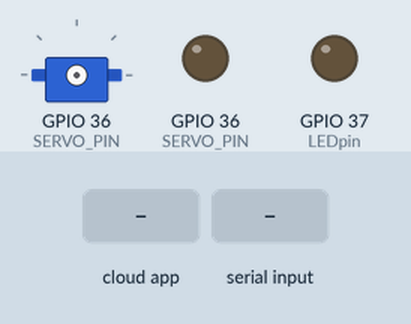
Bench run of a sketch on a simulated ESP32. Parts: servo, output pins drawn as LEDs (lit = HIGH). The inputs (shaded band) are chosen by the test bench. WiFi joins after 1.5 s; servers stay silent unless stated; no MQTT or app messages arrive unless stated; servo pulses on a pin are drawn as a servo (544–2400 µs = 0–180°); pins used as bus, display or sensor lines are not drawn; what the sketch prints to the serial monitor is not drawn.

Above: at 2.7 s.
2.8 s: the phone or cloud app sets sendit to 0
At 4.2 s:
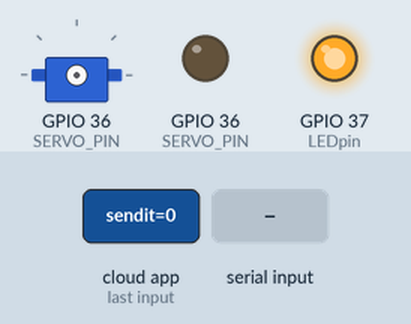
9.3 s: the phone or cloud app sets topic to 0
At 10.5 s:
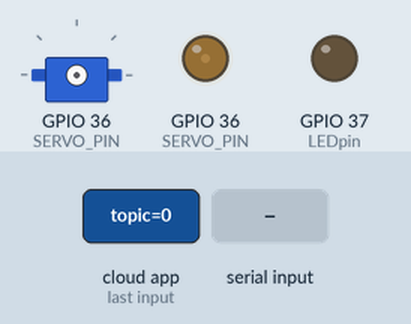
10.8 s: "90,45,200\n" received over Serial
At 20.0 s:
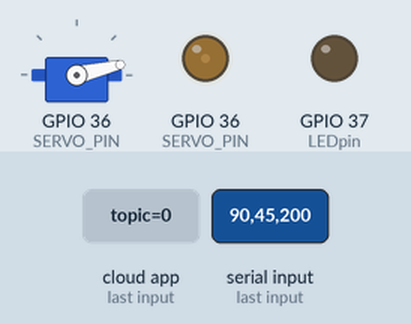
20.8 s: the phone or cloud app sets sendit to 1
At 21.5 s:
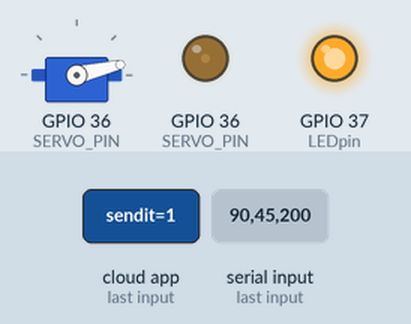
27.3 s: "30,150,10\n" received over Serial
At 36.4 s:
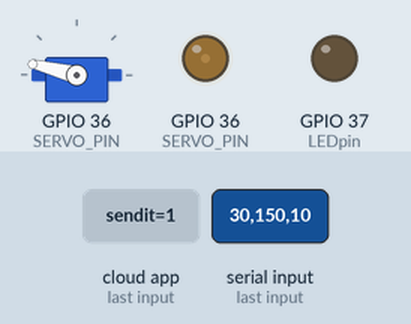
37.3 s: the phone or cloud app sets sendit to 0
At 37.8 s:
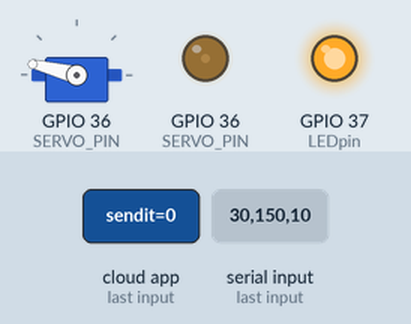
Timing chart, 0 to 43.8 s (numbered marks = the images above; inputs shaded):
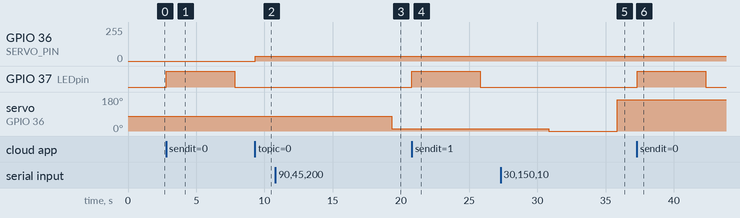

Measured:
- after the input at 2.8 s, GPIO 37 (LEDpin): LOW → HIGH at once, → LOW 5.0 s later
- after the input at 9.3 s, GPIO 36 (SERVO_PIN): 0/255 → 35/255 at once
- after the input at 10.8 s, servo on GPIO 36 (SERVO_PIN): 79° → 13° after 8.5 s
- after the input at 20.8 s, GPIO 37 (LEDpin): LOW → HIGH at once, → LOW 5.0 s later
- after the input at 27.3 s, servo on GPIO 36 (SERVO_PIN): 13° → 0° after 3.5 s, → 166° 5.0 s later
- after the input at 37.3 s, GPIO 37 (LEDpin): LOW → HIGH at once, → LOW 5.0 s later

The sketch:

inital_mqtt_test_2020.ino
```cpp
#include <WiFi.h>
#include "Adafruit_MQTT.h"
#include "Adafruit_MQTT_Client.h"
#define LEDpin A1
#define BASE_STEP      0              // ...it's actually '1',
#define SERVO_STEPS 8888              // number of servo steps
#define ROTATION     180              // servo rotational range
#define RESOLUTION    16              // 16-bit timer resolution
#define LED_CHANNEL    1              // channel 1
#define FREQUENCY     50              // 50 Hz PWM
#define SERVO_PIN     A0              // servo signal-connection pin

#define WLAN_SSID      "TaveRidge"
#define WLAN_PASS       "4uXdoggy!"

const char *ssid = "ESPecially not your network";
const char *password = "ilovemycactus";


//#define MQTT_SERVER     "10.0.0.91"  //Local
#define MQTT_SERVER     "10.0.0.72"                 // URL to the RPi running MQTT
#define MQTT_SERVERPORT 1883                              // MQTT service port
#define MQTT_USERNAME   ""
#define MQTT_PASSWORD   ""

WiFiClient client;
Adafruit_MQTT_Client mqtt( &client, MQTT_SERVER, MQTT_SERVERPORT, MQTT_USERNAME, MQTT_PASSWORD);

Adafruit_MQTT_Publish test = Adafruit_MQTT_Publish( &mqtt, "topic/test");

Adafruit_MQTT_Subscribe pull = Adafruit_MQTT_Subscribe( &mqtt, "topic/sendit/", MQTT_QOS_1 );
Adafruit_MQTT_Subscribe all_pull = Adafruit_MQTT_Subscribe( &mqtt, "topic",  MQTT_QOS_1);


void setup() {
  // put your setup code here, to run once:
  Serial.begin( 115200 );
  pinMode(LEDpin, OUTPUT);
  digitalWrite(LEDpin, LOW);
  ledcSetup( LED_CHANNEL, FREQUENCY, RESOLUTION );
  ledcAttachPin( SERVO_PIN, LED_CHANNEL );
  Serial.print("Connecting to ");
  Serial.println(WLAN_SSID);

  WiFi.begin(WLAN_SSID, WLAN_PASS);
  while (WiFi.status() != WL_CONNECTED) {
    delay(500);
    Serial.print(".");
  }
  Serial.println();

  Serial.println("WiFi connected");
  Serial.println("Trying to connect to: ");
  Serial.println(MQTT_SERVER);
  Serial.println(" ");
  mqtt.subscribe(&pull);
  mqtt.subscribe(&all_pull);


}

void loop() {
  Serial.print("looping ");
  Serial.print("");
  digitalWrite(LEDpin, LOW);
  // put your main code here, to run repeatedly:
  if ( Serial.available() > 0 )       // set servo to serial iput value
  {

    servoPos( Serial.parseInt() );
    test.publish("test push");

  }
  MQTT_connect();
  Adafruit_MQTT_Subscribe *subscription;

  while ((subscription = mqtt.readSubscription(5000))){
    Serial.print("listening   ");
    if (subscription == &pull){
      Serial.print("pulling  ");
      int servo = atoi((char *)pull.lastread);
      servoPos(servo);
      test.publish("pull from subscribing works");
      test.publish(servo);
      Serial.print(servo);
      digitalWrite(LEDpin, HIGH);

    }
    if (subscription == &all_pull){
       int servo = atoi((char *)pull.lastread);
       Serial.print("pulling");
       Serial.print((char *)all_pull.lastread);
       servoPos(180);
    }

  }
  Serial.print("after   ");
}
void sweep( int t )
{
   for ( int i = BASE_STEP ; i <= SERVO_STEPS ; i += 100 )
   {
      ledcWrite( LED_CHANNEL, i );
      delay( t );
   }
   for ( int i = SERVO_STEPS ; i >= BASE_STEP ; i -= 100 )
   {
      ledcWrite( LED_CHANNEL, i );
      delay( t );
   }
}

void servoPos( int p )
{
  int value = (float)SERVO_STEPS / (float)ROTATION * (float)p;
  ledcWrite( LED_CHANNEL, value );

  if ( p > 0 )
  {
    Serial.print( "input: " ); Serial.println( p );
    Serial.print( "servo: " ); Serial.println( value );
    Serial.println();
  }
}

void MQTT_connect() {
  int8_t ret;

  // Stop if already connected.
  if (mqtt.connected()) {
    return;
  }

  Serial.print("Connecting to MQTT... ");

  uint8_t retries = 3;
  while ((ret = mqtt.connect()) != 0) { // connect will return 0 for connected
       Serial.println(mqtt.connectErrorString(ret));
       Serial.println("Retrying MQTT connection in 5 seconds...");
       mqtt.disconnect();
       delay(5000);  // wait 5 seconds
       retries--;
       if (retries == 0) {
         // basically die and wait for WDT to reset me
         while (1);
       }
  }
  Serial.println("MQTT Connected!");
}
```
